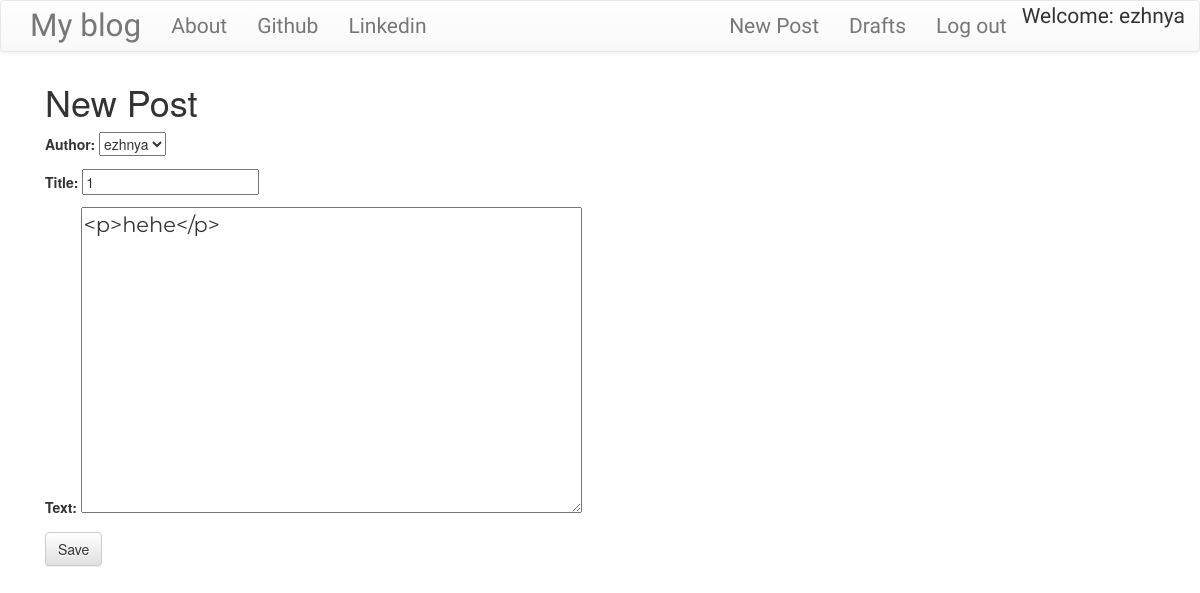
Before: /post/4/edit/ (signed in) with the older database file.
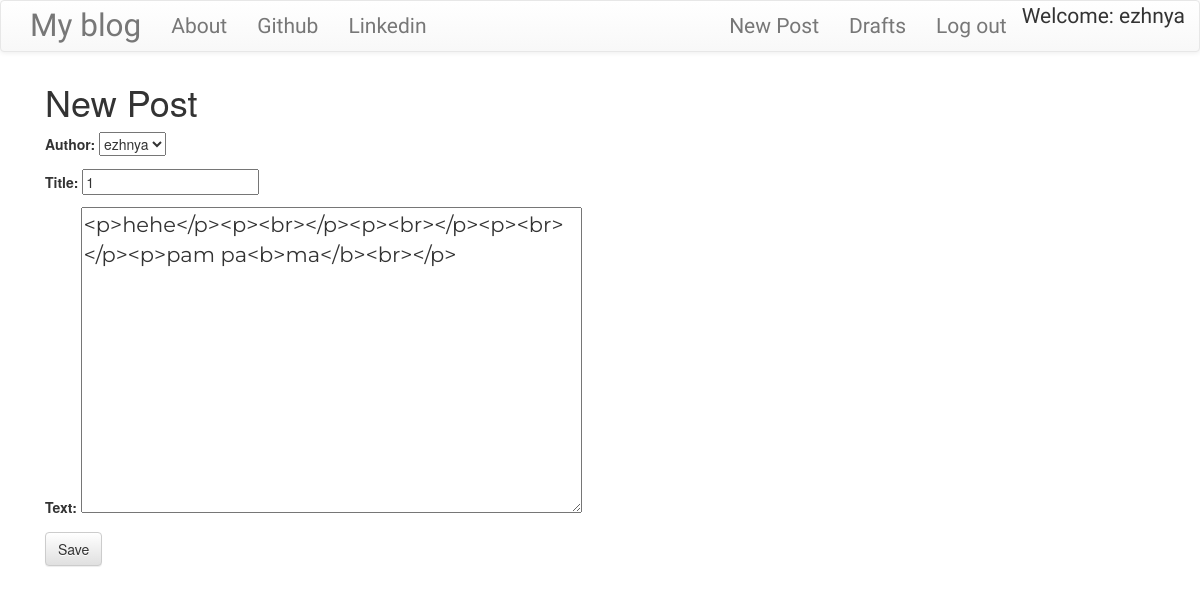
After: the same page with the newer database file.
### blog/models.py (models this page shows, shortened)
class Post(models.Model):
    author = models.ForeignKey('auth.User', on_delete=CASCADE)
    title = models.CharField(max_length=200)
    text = models.TextField()
    created_date = models.DateTimeField(default=timezone.now)
    published_date = models.DateTimeField(blank=True,null=True)

### blog/views.py (the view)
# urls.py: url(r'^post/(?P<pk>\d+)/edit/$',views.PostUpdateView.as_view(),name='post_edit'),
class PostUpdateView(LoginRequiredMixin,UpdateView):
    login_url = '/login/'
    redirect_field_name = 'blog/post_detail.html'
    form_class = PostForm
    model = Post

### blog/forms.py
class PostForm(forms.ModelForm):
    class Meta():
        model = Post
        fields = ('author','title','text')
        widgets = {
            'title':forms.TextInput(attrs={'class':'textinputClass'}),
            'text':forms.Textarea(attrs={'class':'editable medium-editor-textarea postcontent'})
        }

### blog/templates/blog/post_form.html (shortened to what this page needs)
{% extends "blog/base.html" %}
{% block content %}
    <h1>New Post</h1>
    <form class="post-form" method="POST">
        {{form.as_p}}
        <button type="submit" class="save btn btn-default">Save</button>
    </form>
{% endblock %}

Changed rows visible on the page:
changed Post "ezhnya": text "<p>hehe</p>" → "<p>hehe</p><p><br></p><p><br></p><p><br></p><p>pam pa<b>ma</b><br></p>"
